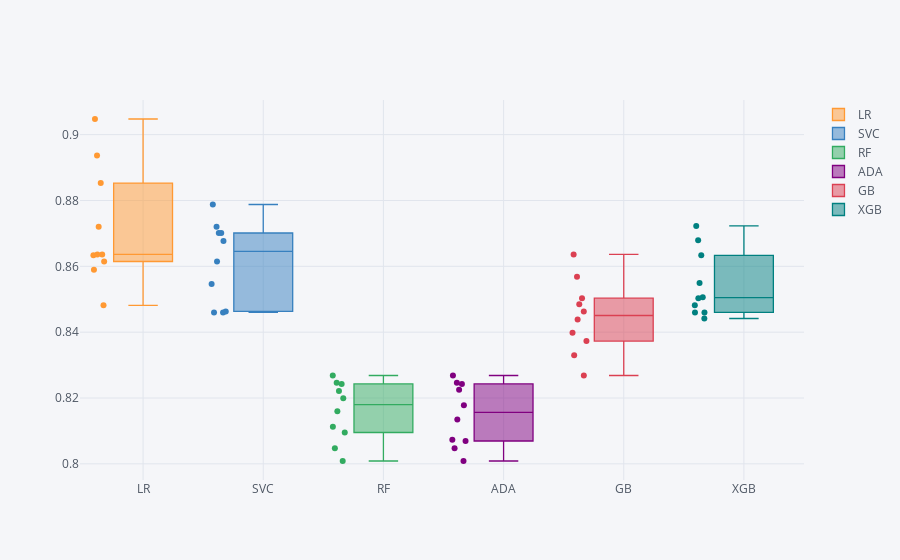

Notebook code for this chart:
### Code cell
pd.DataFrame(scores, index=names, columns=[i for i in range(1,11)]).T.iplot(kind="box", boxpoints="all")

### Figure 1 — Plotly figure (JSON) as saved in the notebook; plotly's stock layout.template omitted (floating-point values rounded to 4 significant figures)
{"data": [{"boxpoints": "all", "line": {"width": 1.3}, "marker": {"color": "rgba(255, 153, 51, 1.0)"}, "name": "LR", "orientation": "v", "type": "box", "y": [0.8615, 0.8636, 0.8636, 0.9048, 0.8853, 0.872, 0.8633, 0.859, 0.8482, 0.8937]}, {"boxpoints": "all", "line": {"width": 1.3}, "marker": {"color": "rgba(55, 128, 191, 1.0)"}, "name": "SVC", "orientation": "v", "type": "box", "y": [0.8615, 0.8463, 0.8701, 0.8788, 0.8701, 0.8677, 0.846, 0.846, 0.872, 0.8547]}, {"boxpoints": "all", "line": {"width": 1.3}, "marker": {"color": "rgba(50, 171, 96, 1.0)"}, "name": "RF", "orientation": "v", "type": "box", "y": [0.8247, 0.8009, 0.816, 0.8095, 0.8268, 0.8113, 0.8048, 0.82, 0.8243, 0.8221]}, {"boxpoints": "all", "line": {"width": 1.3}, "marker": {"color": "rgba(128, 0, 128, 1.0)"}, "name": "ADA", "orientation": "v", "type": "box", "y": [0.8225, 0.8074, 0.8009, 0.8268, 0.8247, 0.8134, 0.8243, 0.8069, 0.8178, 0.8048]}, {"boxpoints": "all", "line": {"width": 1.3}, "marker": {"color": "rgba(219, 64, 82, 1.0)"}, "name": "GB", "orientation": "v", "type": "box", "y": [0.8398, 0.8268, 0.8463, 0.8485, 0.8636, 0.8438, 0.8373, 0.833, 0.8503, 0.8568]}, {"boxpoints": "all", "line": {"width": 1.3}, "marker": {"color": "rgba(0, 128, 128, 1.0)"}, "name": "XGB", "orientation": "v", "type": "box", "y": [0.855, 0.8506, 0.8442, 0.868, 0.8723, 0.846, 0.846, 0.8482, 0.8633, 0.8503]}], "layout": {"legend": {"bgcolor": "#F5F6F9", "font": {"color": "#4D5663"}}, "paper_bgcolor": "#F5F6F9", "plot_bgcolor": "#F5F6F9", "title": {"font": {"color": "#4D5663"}}, "xaxis": {"gridcolor": "#E1E5ED", "showgrid": true, "tickfont": {"color": "#4D5663"}, "title": {"font": {"color": "#4D5663"}, "text": ""}, "zerolinecolor": "#E1E5ED"}, "yaxis": {"gridcolor": "#E1E5ED", "showgrid": true, "tickfont": {"color": "#4D5663"}, "title": {"font": {"color": "#4D5663"}, "text": ""}, "zerolinecolor": "#E1E5ED"}}}
